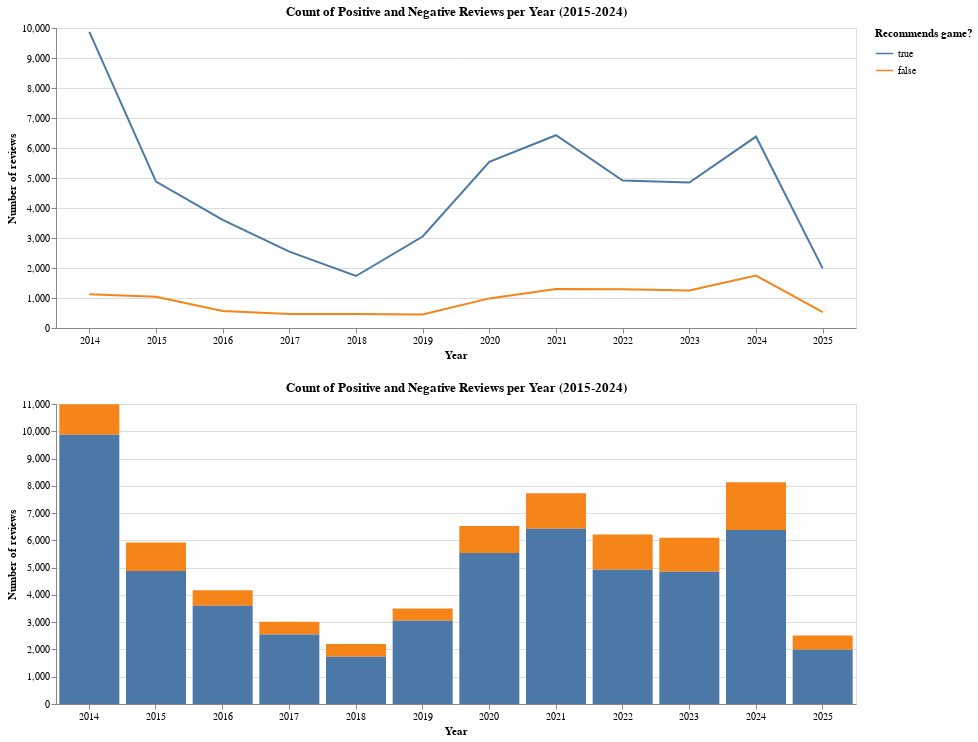

The notebook cell saved with this chart:
### Markdown cell above
Proportions of those who don't and do recommend DS2 in each of the years:

### Code cell
yr_props = reviews.groupby(['year', 'voted_up'])[['review']].count().reset_index()
yr_props['total_reviews'] = yr_props.groupby('year')['review'].transform('sum')
yr_props['proportion'] = yr_props['review'] / yr_props['total_reviews']

yr_count_dist_line = alt.Chart(yr_props).mark_line().encode(
    alt.X('year:N', axis=alt.Axis(labelAngle=0)).title('Year'),
    alt.Y('review').title('Number of reviews'),
    alt.Color('voted_up', legend=alt.Legend(title='Recommends game?', symbolSize=300), sort=[True, False])
).properties(
    width=800,
    height=300,
    title="Count of Positive and Negative Reviews per Year (2015-2024)"
)

yr_count_dist_bar = alt.Chart(yr_props).mark_bar().encode(
    alt.X('year:N', axis=alt.Axis(labelAngle=0)).title('Year'),
    alt.Y('review').title('Number of reviews'),
    alt.Color('voted_up', legend=alt.Legend(title='Recommends game?', symbolSize=300), sort=[True, False])
).properties(
    width=800,
    height=300,
    title="Count of Positive and Negative Reviews per Year (2015-2024)"
)

(
    (yr_count_dist_line & yr_count_dist_bar)
)

### Figure 1 — Vega-Lite specification as saved in the notebook (floating-point values rounded to 4 significant figures)
{"config": {"view": {"continuousWidth": 300, "continuousHeight": 300}}, "vconcat": [{"mark": {"type": "line"}, "encoding": {"color": {"field": "voted_up", "legend": {"symbolSize": 300, "title": "Recommends game?"}, "sort": [true, false], "type": "nominal"}, "x": {"axis": {"labelAngle": 0}, "field": "year", "title": "Year", "type": "nominal"}, "y": {"field": "review", "title": "Number of reviews", "type": "quantitative"}}, "height": 300, "title": "Count of Positive and Negative Reviews per Year (2015-2024)", "width": 800}, {"mark": {"type": "bar"}, "encoding": {"color": {"field": "voted_up", "legend": {"symbolSize": 300, "title": "Recommends game?"}, "sort": [true, false], "type": "nominal"}, "x": {"axis": {"labelAngle": 0}, "field": "year", "title": "Year", "type": "nominal"}, "y": {"field": "review", "title": "Number of reviews", "type": "quantitative"}}, "height": 300, "title": "Count of Positive and Negative Reviews per Year (2015-2024)", "width": 800}], "data": {"name": "data-75b80e95f1a65bbdcb410a2843117f52"}, "$schema": "https://vega.github.io/schema/vega-lite/v5.16.3.json", "datasets": {"data-75b80e95f1a65bbdcb410a2843117f52": [{"year": 2014, "voted_up": false, "review": 1122, "total_reviews": 10990, "proportion": 0.1021}, {"year": 2014, "voted_up": true, "review": 9868, "total_reviews": 10990, "proportion": 0.8979}, {"year": 2015, "voted_up": false, "review": 1039, "total_reviews": 5919, "proportion": 0.1755}, {"year": 2015, "voted_up": true, "review": 4880, "total_reviews": 5919, "proportion": 0.8245}, {"year": 2016, "voted_up": false, "review": 570, "total_reviews": 4175, "proportion": 0.1365}, {"year": 2016, "voted_up": true, "review": 3605, "total_reviews": 4175, "proportion": 0.8635}, {"year": 2017, "voted_up": false, "review": 467, "total_reviews": 3013, "proportion": 0.155}, {"year": 2017, "voted_up": true, "review": 2546, "total_reviews": 3013, "proportion": 0.845}, {"year": 2018, "voted_up": false, "review": 464, "total_reviews": 2197, "proportion": 0.2112}, {"year": 2018, "voted_up": true, "review": 1733, "total_reviews": 2197, "proportion": 0.7888}, {"year": 2019, "voted_up": false, "review": 449, "total_reviews": 3498, "proportion": 0.1284}, {"year": 2019, "voted_up": true, "review": 3049, "total_reviews": 3498, "proportion": 0.8716}, {"year": 2020, "voted_up": false, "review": 987, "total_reviews": 6523, "proportion": 0.1513}, {"year": 2020, "voted_up": true, "review": 5536, "total_reviews": 6523, "proportion": 0.8487}, {"year": 2021, "voted_up": false, "review": 1302, "total_reviews": 7727, "proportion": 0.1685}, {"year": 2021, "voted_up": true, "review": 6425, "total_reviews": 7727, "proportion": 0.8315}, {"year": 2022, "voted_up": false, "review": 1294, "total_reviews": 6212, "proportion": 0.2083}, {"year": 2022, "voted_up": true, "review": 4918, "total_reviews": 6212, "proportion": 0.7917}, {"year": 2023, "voted_up": false, "review": 1250, "total_reviews": 6099, "proportion": 0.205}, {"year": 2023, "voted_up": true, "review": 4849, "total_reviews": 6099, "proportion": 0.795}, {"year": 2024, "voted_up": false, "review": 1750, "total_reviews": 8131, "proportion": 0.2152}, {"year": 2024, "voted_up": true, "review": 6381, "total_reviews": 8131, "proportion": 0.7848}, {"year": 2025, "voted_up": false, "review": 528, "total_reviews": 2515, "proportion": 0.2099}, {"year": 2025, "voted_up": true, "review": 1987, "total_reviews": 2515, "proportion": 0.7901}]}}
